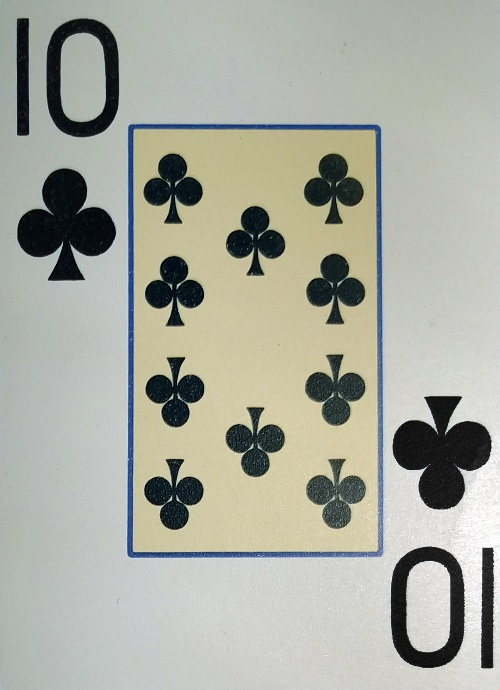
#> input picture 5th_semester/card_recognition/data_gen/cards/10c.jpg, 500 x 690 px, given in place of 2d.jpg, which was not available
$ python gen_classifier_samples.py
#> lines starting #> are read from the running program, lines starting #| are printed output that depends on the picture; after the words box and inside, x2 and y2 are one past the last pixel; in counts of white or black regions, pixels touching at a corner belong together; long printed decimals are rounded; pictures that were not available may be replaced by others from this repository, and a replacement may not be noted
#> in main, image is the input picture: shape (690, 500, 3); mean B, G, R 160.7, 171.2, 169.1
### 5th_semester/card_recognition/util.py
import cv2
import numpy as np
import copy

sample_width = 400
sample_height = 560


def preprocess(image, debug=False):
#> called with debug = False
    gray = cv2.cvtColor(image, cv2.COLOR_BGR2GRAY)
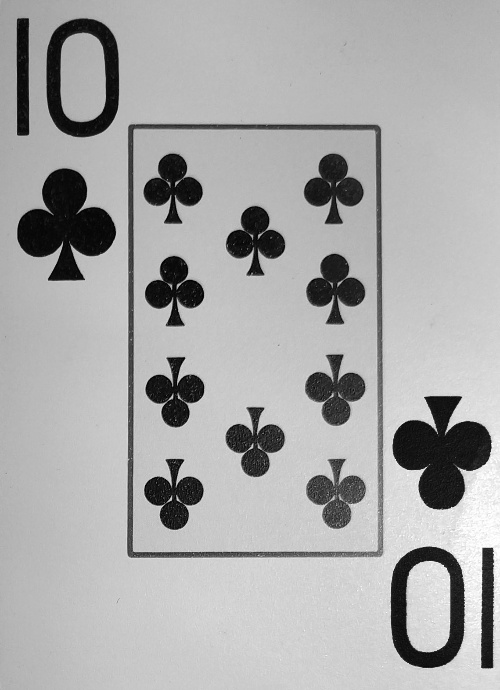
#> gray: shape (690, 500); min 0, max 255, mean 169.4
    _, thresh = cv2.threshold(gray, np.average(gray) * 0.8, 255, cv2.THRESH_BINARY)
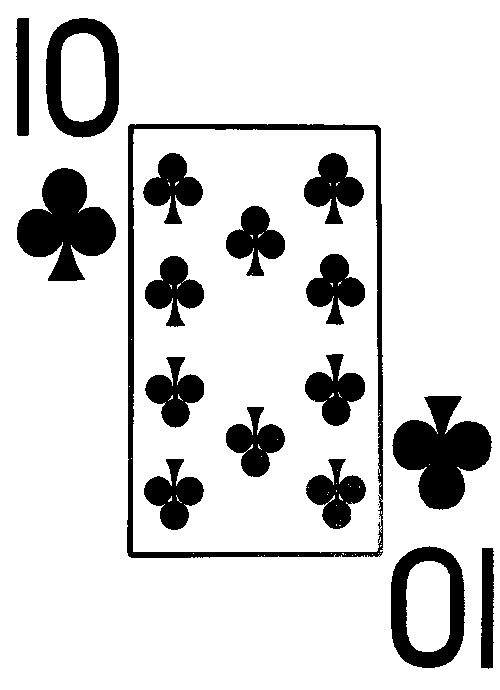
#> thresh: shape (690, 500); 84.6% white; 19 black regions (2 under 20 px), largest, box (x1, y1, x2, y2) and area: (127, 124, 383, 558) 6949, (392, 396, 492, 510) 6529, (17, 168, 116, 281) 6345

    # if upper-right corner is darker than upper-left corner rotate image on 90 degrees
    corner_width = 200
    corner_height = 112
    upper_left_corner = thresh[0:corner_height, 0:corner_width]
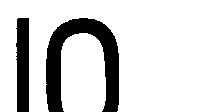
#> upper_left_corner: shape (112, 200); 81.6% white; 2 black regions, box (x1, y1, x2, y2) and area: (46, 18, 119, 112) 2985, (16, 18, 29, 112) 1135
    upper_right_corner = thresh[0:corner_height, \
                         sample_width - corner_width:sample_width]
#> upper_right_corner: shape (112, 200); every value is 255
    if (np.average(upper_left_corner) > np.average(upper_right_corner)):
        h = np.array([[0, sample_height], [sample_width, sample_height], [sample_width, 0], [0, 0]], np.float32)
        contour = np.array([(0, 0), (0, sample_height), (sample_width, sample_height), (sample_width, 0)], np.float32)
        transform = cv2.getPerspectiveTransform(contour, h)
        thresh = cv2.warpPerspective(thresh, transform, (sample_width, sample_height))

    # copy thresh to a bigger canvas to definitely find all contours
    border = 5
    thresh_bigger = np.ones((thresh.shape[0] + border * 2, thresh.shape[1] + border * 2), np.uint8) * 255
    thresh_bigger[border:border + thresh.shape[0], border:border + thresh.shape[1]] = thresh
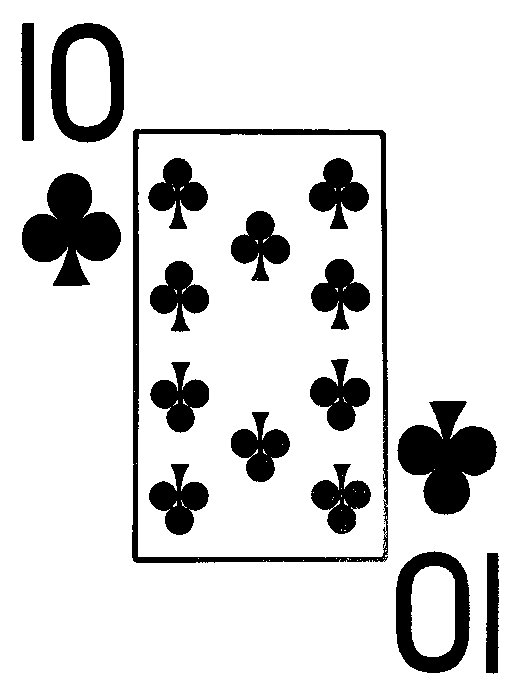
#> thresh_bigger: shape (700, 510); 85.1% white; 19 black regions (2 under 20 px)
    thresh = thresh_bigger
    thresh_not_corrupted = copy.deepcopy(thresh)

    contours, _ = cv2.findContours(thresh, cv2.RETR_LIST, cv2.CHAIN_APPROX_NONE)
#> contours = 89 contours, 68 with area under 20; largest, box (x1, y1, x2, y2) and area: (0, 0, 510, 700) 355791, (131, 128, 389, 564) 110763, (138, 134, 387, 558) 102421, (395, 550, 471, 674) 7901, (50, 22, 125, 144) 7693

    origin_image_area = len(thresh) * len(thresh[0])
#> origin_image_area = 357000

    filtered_contours = []
    for cnt in contours:
        cnt_area = cv2.contourArea(cnt)
        if 0.5 <= 100.0 * cnt_area / origin_image_area <= 95:
            filtered_contours.append(cnt)
#> this loop made 89 passes
#> cnt_area on passes 1, 15, 16, 46, 47, 55, 57, 63, 64, 71, 72, 75: 3476.5, 1529.5, 7901, 2367.5, 2405.5, 2346.5, 6745, 2364, 2457, 2371, 2406.5, 2379
#> after the loop, filtered_contours = 18 contours; largest, box (x1, y1, x2, y2) and area: (131, 128, 389, 564) 110763, (138, 134, 387, 558) 102421, (395, 550, 471, 674) 7901, (50, 22, 125, 144) 7693, (396, 400, 498, 516) 6745

    merged_contours = []
    for cnt in filtered_contours:
        for point in cnt:
            merged_contours.append(point)
#> this loop made 18 passes
#> after the loop, merged_contours = 7271 items, first 6: [[429, 566]], [[428, 567]], [[427, 567]], [[426, 567]], [[425, 567]], [[424, 568]]

    cont_im = np.ones((len(thresh), len(thresh[0])), np.uint8) * 255
#> cont_im: shape (700, 510); every value is 255
    cv2.drawContours(cont_im, merged_contours, -1, (0, 0, 0), 3)

    if len(merged_contours) == 0:
        return cv2.resize(cont_im, (sample_width, sample_height))

    x, y, w, h = cv2.boundingRect(np.asarray(merged_contours))
#> x = 21; y = 22; w = 477; h = 652
    cv2.rectangle(cont_im, (x, y), (x + w, y + h), (0, 255, 0), 2)
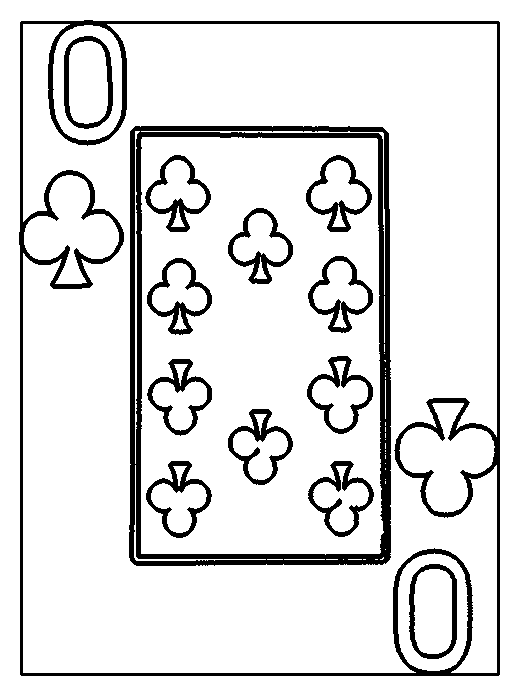
#> cont_im: shape (700, 510); 88.3% white; 14 black regions, largest, box (x1, y1, x2, y2) and area: (19, 20, 500, 676) 13726, (129, 126, 391, 566) 13422, (228, 409, 293, 485) 1283

    cut_im = thresh_not_corrupted[y:y + h, x:x + w]
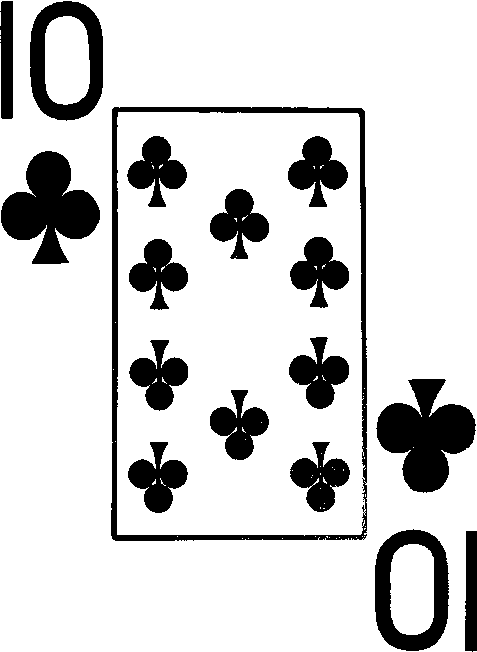
#> cut_im: shape (652, 477); 82.9% white; 19 black regions (2 under 20 px), largest, box (x1, y1, x2, y2) and area: (111, 107, 367, 541) 6949, (376, 379, 476, 493) 6529, (1, 151, 100, 264) 6345
    cut_im = cv2.resize(cut_im, (sample_width, sample_height))
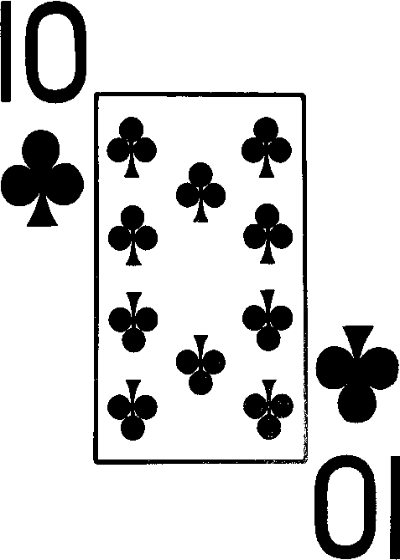
#> cut_im: shape (560, 400); min 0, max 255, mean 211.4

    if debug:
        cv2.imwrite("debug_proc_im/00_origin.jpg", image)
        cv2.imwrite("debug_proc_im/10_gray.jpg", gray)
        cv2.imwrite("debug_proc_im/20_thresh.jpg", thresh_not_corrupted)
        cv2.imwrite("debug_proc_im/25_upper_right.jpg", upper_right_corner)
        cv2.imwrite("debug_proc_im/30_upper_left.jpg", upper_left_corner)
        cv2.imwrite("debug_proc_im/40_cut_im.jpg", cut_im)

    return cut_im

# image = cv2.imread("data_gen/cards/Qd.jpg")
# image = cv2.imread("out/card_01.jpg")
# preprocess(image, True)

### 5th_semester/card_recognition/gen_classifier_samples.py
import cv2
import numpy as np
import os
import time

from util import preprocess

input_path = 'data_gen/cards/'
output_path = 'classifier_samples/'
if not os.path.exists(output_path):
    os.makedirs(output_path)

suits = ['d', 'h', 'c', 's']
ranks = ['2', '3', '4', '5', '6', '7', '8', '9', 'T', 'J', 'Q', 'K', 'A']


def cut_corners(image):
    img_width = 500
    img_height = 690
    x_padding = 0
    y_padding = 0
    corner_width = 110
    corner_height = 340

    left_upper = image[
                 y_padding:(y_padding + corner_height),
                 x_padding:(x_padding + corner_width)
                 ]
    right_lower = image[
                  (img_height - y_padding - corner_height):(img_height - y_padding),
                  (img_width - x_padding - corner_width):(img_width - x_padding)
                  ]
    center = (corner_width / 2, corner_height / 2)
    matrix = cv2.getRotationMatrix2D(center, 180, 1.0)
    right_lower_turned = cv2.warpAffine(right_lower, matrix, (corner_width, corner_height))
    corners_image = np.concatenate((left_upper, right_lower_turned), axis=1)
    return corners_image


def main():
    cnt = 0
    total = len(ranks) * len(suits)
    start_all = time.time()
    for rank in ranks:
        for suit in suits:
            start_one = time.time()
            filename = rank + suit + '.jpg'
            image = cv2.imread(os.path.join(input_path, filename))
            if image is None:
                continue

            # corners_image = cut_corners(image)
            out_image = preprocess(image)
            cv2.imwrite(output_path + filename, out_image)

            end_one = time.time()
            cnt += 1
            print("{} done ({}/{}), time elapsed: {} sec".format(rank + suit, cnt, total, end_one - start_one))

    total_time = time.time() - start_all
    print("")
    print("Total time elapsed: {} sec".format(total_time))
#| Total time elapsed: 0.1023 sec
    print("Average time elapsed: {} sec".format(total_time / total))
#| Average time elapsed: 0.001968 sec


main()
